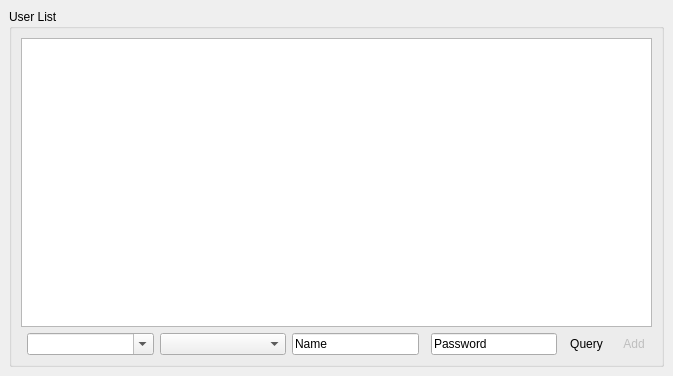
<?xml version="1.0" encoding="UTF-8"?>
<ui version="4.0">
 <class>UserManagerMainWindowUI</class>
 <widget class="QMainWindow" name="UserManagerMainWindowUI">
  <property name="geometry">
   <rect>
    <x>0</x>
    <y>0</y>
    <width>673</width>
    <height>376</height>
   </rect>
  </property>
  <property name="windowTitle">
   <string>User Manager</string>
  </property>
  <widget class="QWidget" name="centralwidget">
   <layout class="QGridLayout" name="gridLayout">
    <item row="0" column="0">
     <widget class="QGroupBox" name="userListGroupBox">
      <property name="title">
       <string>User List</string>
      </property>
      <layout class="QGridLayout" name="gridLayout_6">
       <item row="1" column="3">
        <widget class="QLineEdit" name="userNameLineEdit">
         <property name="toolTip">
          <string>User Name</string>
         </property>
         <property name="statusTip">
          <string/>
         </property>
         <property name="whatsThis">
          <string>User Name</string>
         </property>
         <property name="text">
          <string notr="true">Name</string>
         </property>
        </widget>
       </item>
       <item row="1" column="6">
        <widget class="QToolButton" name="queryToolButton">
         <property name="toolTip">
          <string>Query</string>
         </property>
         <property name="whatsThis">
          <string>Query</string>
         </property>
         <property name="text">
          <string>Query</string>
         </property>
         <property name="icon">
          <iconset resource="usermanager.qrc">
           <normaloff>:/resources/images/find.png</normaloff>:/resources/images/find.png</iconset>
         </property>
         <property name="shortcut">
          <string>Ctrl+Return</string>
         </property>
         <property name="autoRaise">
          <bool>true</bool>
         </property>
        </widget>
       </item>
       <item row="1" column="5">
        <widget class="QLineEdit" name="userPSWDLineEdit">
         <property name="statusTip">
          <string/>
         </property>
         <property name="whatsThis">
          <string>User Password</string>
         </property>
         <property name="text">
          <string notr="true">Password</string>
         </property>
         <property name="readOnly">
          <bool>true</bool>
         </property>
        </widget>
       </item>
       <item row="1" column="7">
        <widget class="QToolButton" name="addUserToolButton">
         <property name="enabled">
          <bool>false</bool>
         </property>
         <property name="toolTip">
          <string>Add New User</string>
         </property>
         <property name="whatsThis">
          <string>Add New User</string>
         </property>
         <property name="text">
          <string>Add</string>
         </property>
         <property name="icon">
          <iconset resource="usermanager.qrc">
           <normaloff>:/resources/images/user.png</normaloff>:/resources/images/user.png</iconset>
         </property>
         <property name="shortcut">
          <string>F9</string>
         </property>
         <property name="autoRaise">
          <bool>true</bool>
         </property>
        </widget>
       </item>
       <item row="0" column="0" colspan="8">
        <widget class="QTableView" name="userListTableView">
         <property name="contextMenuPolicy">
          <enum>Qt::CustomContextMenu</enum>
         </property>
         <property name="toolTip">
          <string>User List</string>
         </property>
         <property name="statusTip">
          <string/>
         </property>
         <property name="whatsThis">
          <string>User List</string>
         </property>
         <property name="selectionMode">
          <enum>QAbstractItemView::SingleSelection</enum>
         </property>
         <property name="selectionBehavior">
          <enum>QAbstractItemView::SelectRows</enum>
         </property>
         <property name="sortingEnabled">
          <bool>false</bool>
         </property>
         <property name="wordWrap">
          <bool>true</bool>
         </property>
         <attribute name="horizontalHeaderCascadingSectionResizes">
          <bool>false</bool>
         </attribute>
         <attribute name="horizontalHeaderStretchLastSection">
          <bool>true</bool>
         </attribute>
        </widget>
       </item>
       <item row="1" column="2">
        <widget class="QComboBox" name="userDeptComboBox">
         <property name="sizePolicy">
          <sizepolicy hsizetype="Expanding" vsizetype="Fixed">
           <horstretch>0</horstretch>
           <verstretch>0</verstretch>
          </sizepolicy>
         </property>
         <property name="toolTip">
          <string>Department</string>
         </property>
         <property name="statusTip">
          <string/>
         </property>
         <property name="whatsThis">
          <string>Department</string>
         </property>
         <item>
          <property name="text">
           <string notr="true"/>
          </property>
         </item>
         <item>
          <property name="text">
           <string notr="true">Account</string>
          </property>
         </item>
         <item>
          <property name="text">
           <string notr="true">AdminDept</string>
          </property>
         </item>
         <item>
          <property name="text">
           <string notr="true">Cost</string>
          </property>
         </item>
         <item>
          <property name="text">
           <string notr="true">Custom</string>
          </property>
         </item>
         <item>
          <property name="text">
           <string notr="true">GMO</string>
          </property>
         </item>
         <item>
          <property name="text">
           <string notr="true">HR</string>
          </property>
         </item>
         <item>
          <property name="text">
           <string notr="true">Marker</string>
          </property>
         </item>
         <item>
          <property name="text">
           <string>MIS</string>
          </property>
         </item>
         <item>
          <property name="text">
           <string notr="true">PDS</string>
          </property>
         </item>
         <item>
          <property name="text">
           <string notr="true">PG</string>
          </property>
         </item>
         <item>
          <property name="text">
           <string notr="true">Plan</string>
          </property>
         </item>
         <item>
          <property name="text">
           <string notr="true">PMC</string>
          </property>
         </item>
         <item>
          <property name="text">
           <string notr="true">Purchase</string>
          </property>
         </item>
         <item>
          <property name="text">
           <string notr="true">QC</string>
          </property>
         </item>
         <item>
          <property name="text">
           <string notr="true">Retail</string>
          </property>
         </item>
         <item>
          <property name="text">
           <string notr="true">Sales</string>
          </property>
         </item>
         <item>
          <property name="text">
           <string notr="true">Sample</string>
          </property>
         </item>
         <item>
          <property name="text">
           <string notr="true">Secretary</string>
          </property>
         </item>
         <item>
          <property name="text">
           <string notr="true">Ship</string>
          </property>
         </item>
         <item>
          <property name="text">
           <string notr="true">Shop</string>
          </property>
         </item>
         <item>
          <property name="text">
           <string notr="true">WHouse</string>
          </property>
         </item>
        </widget>
       </item>
       <item row="1" column="1">
        <widget class="QComboBox" name="userIDComboBox">
         <property name="sizePolicy">
          <sizepolicy hsizetype="Expanding" vsizetype="Fixed">
           <horstretch>0</horstretch>
           <verstretch>0</verstretch>
          </sizepolicy>
         </property>
         <property name="toolTip">
          <string>User ID</string>
         </property>
         <property name="whatsThis">
          <string>User ID</string>
         </property>
         <property name="editable">
          <bool>true</bool>
         </property>
        </widget>
       </item>
      </layout>
     </widget>
    </item>
   </layout>
  </widget>
  <action name="actionExport">
   <property name="enabled">
    <bool>false</bool>
   </property>
   <property name="text">
    <string>Export</string>
   </property>
   <property name="toolTip">
    <string>Export Query Result</string>
   </property>
  </action>
  <action name="actionEdit">
   <property name="enabled">
    <bool>false</bool>
   </property>
   <property name="text">
    <string>Edit</string>
   </property>
   <property name="toolTip">
    <string>Edit User Info</string>
   </property>
  </action>
  <action name="actionPrint">
   <property name="enabled">
    <bool>false</bool>
   </property>
   <property name="text">
    <string>Print</string>
   </property>
   <property name="toolTip">
    <string>Print Query Result</string>
   </property>
  </action>
  <action name="actionAutoLogon">
   <property name="enabled">
    <bool>false</bool>
   </property>
   <property name="text">
    <string>Auto Logon</string>
   </property>
   <property name="toolTip">
    <string>Auto Logon</string>
   </property>
  </action>
  <action name="actionCreateEmailAccount">
   <property name="text">
    <string>Create Email Account</string>
   </property>
   <property name="toolTip">
    <string>Create Email Account</string>
   </property>
  </action>
 </widget>
 <tabstops>
  <tabstop>userIDComboBox</tabstop>
  <tabstop>userDeptComboBox</tabstop>
  <tabstop>userNameLineEdit</tabstop>
  <tabstop>userPSWDLineEdit</tabstop>
  <tabstop>userListTableView</tabstop>
  <tabstop>queryToolButton</tabstop>
  <tabstop>addUserToolButton</tabstop>
 </tabstops>
 <resources>
  <include location="usermanager.qrc"/>
 </resources>
 <connections/>
</ui>
